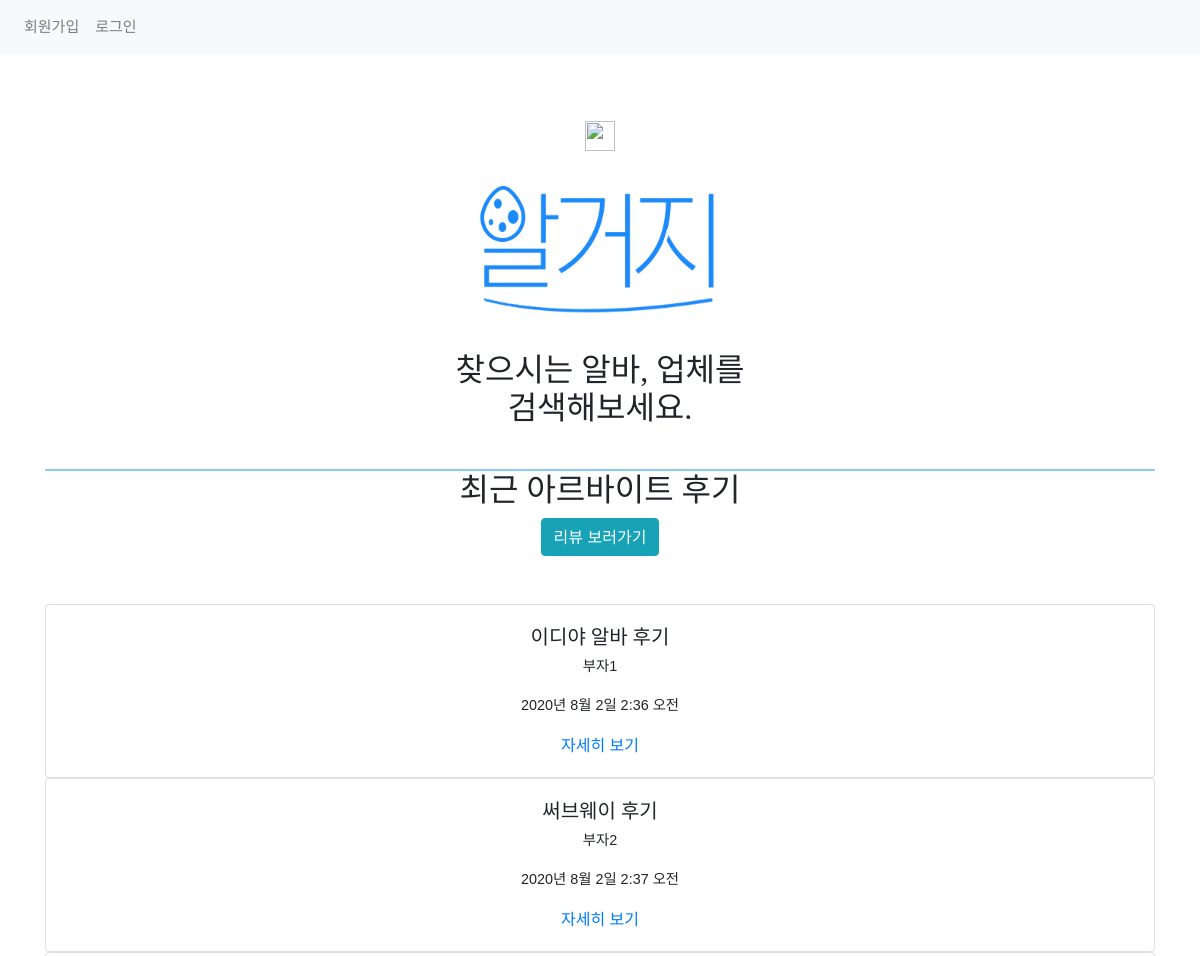
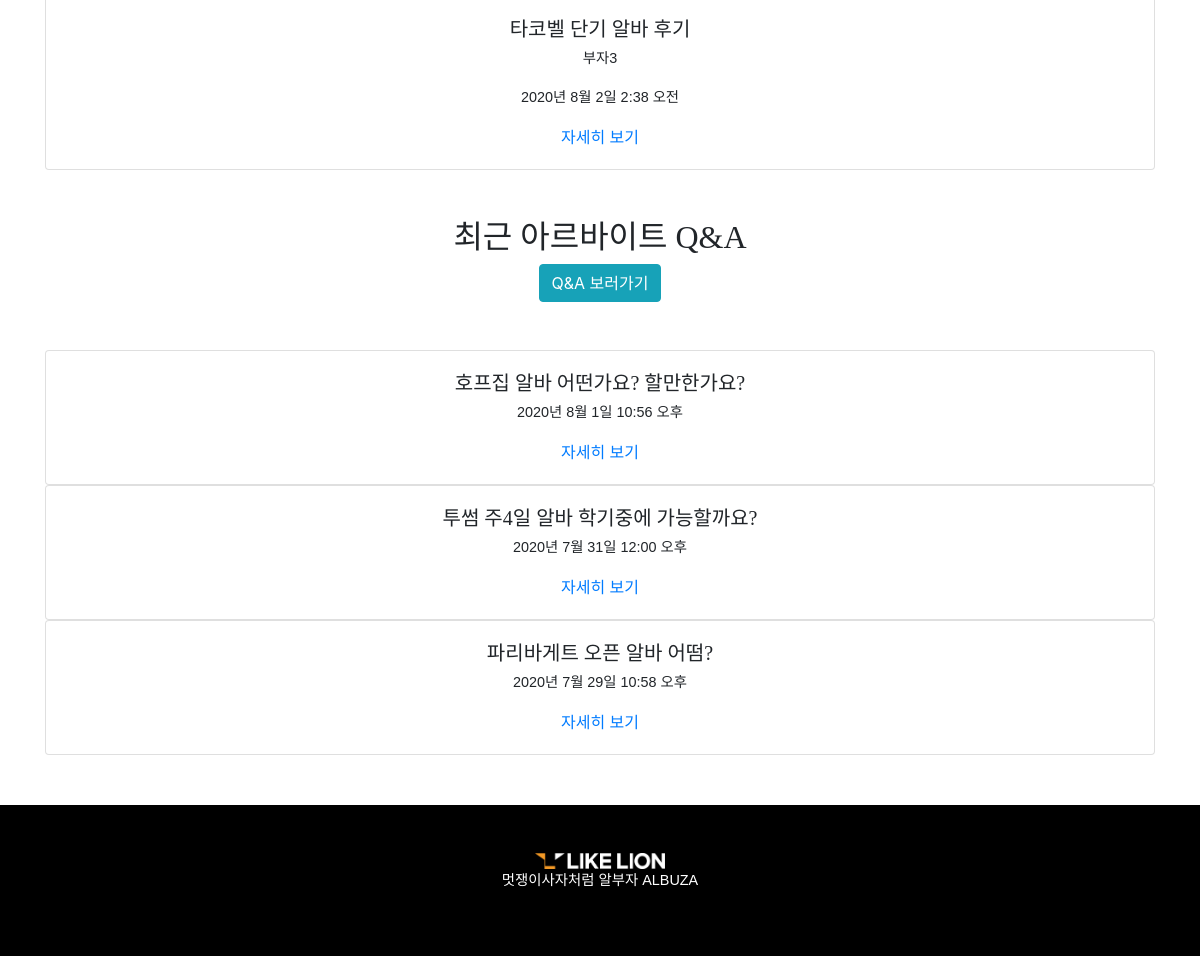
The page / on the database its author committed (2 pictures, top to bottom).
### blog/models.py (models this page shows, shortened)
class Post(models.Model):
    title = models.CharField(max_length=100)
    author = models.CharField(max_length=20)
    body = models.TextField()
    date = models.DateTimeField(auto_now_add=True)

class QnA(models.Model):
    title=models.CharField(max_length=200)
    pub_date=models.DateTimeField('date published')
    body=models.TextField()

### blog/views.py (the view)
# urls.py: 2. Add a URL to urlpatterns:  path('', views.home, name='home')
def home(request):
    blogs = Post.objects
    blog_list = Post.objects.all()
    blog3 = Paginator(blog_list, 3)
    page = request.GET.get('page')
    blogposts = blog3.get_page(page)
    qna=QnA.objects
    questions = QnA.objects.all()
    questions3 = Paginator(questions,3)
    page = request.GET.get('page')
    qnaposts = questions3.get_page(page)
    return render(request,'home.html',{'blogs':blogposts, 'qna':qnaposts})

### blog/templates/home.html (shortened to what this page needs)
<!DOCTYPE html>
<html>
{% extends 'base.html' %}
{% block content %}
        <head>
            <link rel="stylesheet" href="https://stackpath.bootstrapcdn.com/bootstrap/4.5.0/css/bootstrap.min.css">
      </head>
{% load static %}
<body>
<section>
    <img src="/static/image/main_logo.pngalgeoji.png" width="30" height="30" class="d-inline-block align-top" alt="" loading="lazy">
    <img src="{% static 'image/main_logo.png' %}" alt="lion grapic" width="340" height="200">
</section>
    <body>
    <div class="searchpage__notification">
        <h2>찾으시는 알바, 업체를<br>검색해보세요.</h2>
      </div>
    <form action="{% url 'search' %}" name="searchpageform" class="searchpage__form">
    </form>
    </body>
<h2>최근 아르바이트 후기</h2>
<a class="btn btn-info" href="{% url 'reviewPosts' %}" role="button">리뷰 보러가기</a>
<br><br><br>
{% for blogs in blogs %}
<div class="card">
    <div class="card-body">
      <h5 class="card-title">{{ blogs.title }}</h5>
      <p class="card-text">{{ blogs.author }}</p>
      <p class="card-text">{{ blogs.date }}</p>
      <a href="{% url 'reviewDetail' blogs.id %}" class="card-link">자세히 보기</a>
    </div>
  </div>
{% endfor %}
<br><br>
<h2> 최근 아르바이트 Q&A</h2>
<a class="btn btn-info" href="{% url 'qnaList' %}" role="button">Q&A 보러가기</a>
<br><br><br>
{% for qna in qna %}
 <div class="review" >
    <div class="card" >
      <div class="card-body">
        <h5 class="card-title">{{ qna.title }}</h5>
        <p class="card-text">{{ qna.pub_date }}</p>
        <a href="{% url 'qnaDetail' qna.id %}" class="card-link">자세히 보기</a>
      </div>
    </div>
    </div>
    {% endfor %}
{%endblock%}

### blog/static/home.css (style rules this page uses)
body { margin:0; font-family: 'RIDIBatang', sans-serif; background-color: white; }
section { padding-top: 1em; }
p { font-size : 0.9em; line-height: 1.6em; font-family: 'RIDIBatang', sans-serif; }
h2, .card-title { font-family: RIDIBatang; }

### blog/templates/home.html (style rules this page uses)
.searchpage__form { display: flex; justify-content: space-between; align-items: center; height: 36px; border-bottom: 2px solid skyblue; }
img { display: block; margin: 0px auto; }

### rows shown on the page
Post: title "이디야 알바 후기", author "부자1", date "2020년 8월 2일 2:36 오전"
Post: title "써브웨이 후기", author "부자2", date "2020년 8월 2일 2:37 오전"
Post: title "타코벨 단기 알바 후기", author "부자3", date "2020년 8월 2일 2:38 오전"
QnA: title "호프집 알바 어떤가요? 할만한가요?", pub_date "2020년 8월 1일 10:56 오후"
QnA: title "투썸 주4일 알바 학기중에 가능할까요?", pub_date "2020년 7월 31일 12:00 오후"
QnA: title "파리바게트 오픈 알바 어떰?", pub_date "2020년 7월 29일 10:58 오후"
